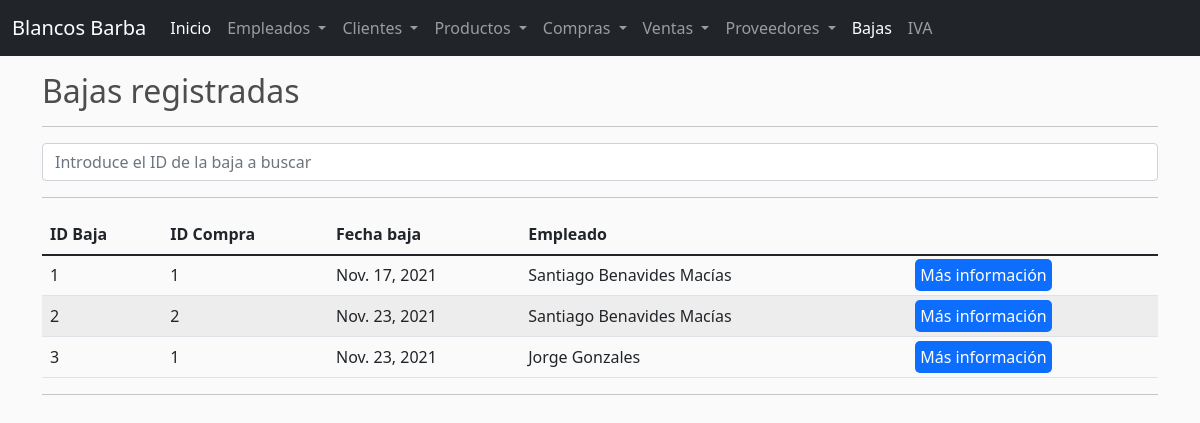
/bajas/, run on an earlier commit of the app's database.
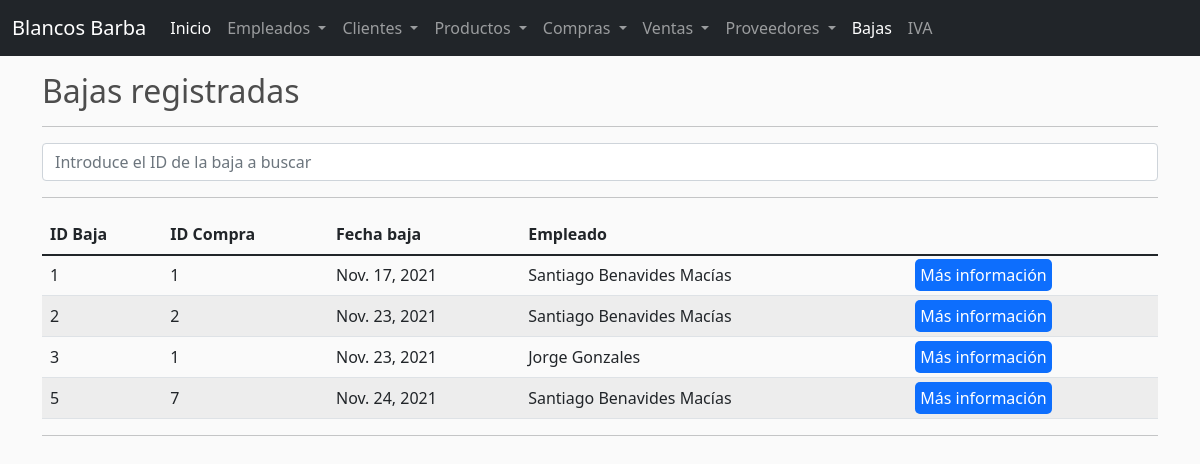
And on a later commit of the database.
### barba/models.py (models this page shows)
class Baja(models.Model):
    fechaBaja = models.DateField(null=True,blank=True)
    compra = models.ForeignKey(Compra,on_delete=models.CASCADE,null=True,blank=True)
    empleado = models.ForeignKey(Empleado,on_delete=models.CASCADE,null=True,blank=True)

class Compra(models.Model):
    fechaCompra = models.DateField(null=True,blank=True)
    proveedor = models.ForeignKey(Proveedor,on_delete=models.CASCADE,null=True,blank=True)
    empleado = models.ForeignKey(Empleado,on_delete=models.CASCADE,null=True,blank=True)

class Empleado(models.Model):
    nombre = models.CharField(max_length=50,null=True)
    apellidos = models.CharField(max_length=50,null=True)
    sueldo = models.FloatField(null=True)
    cargo = models.CharField(max_length=50,null=True)
    direccion = models.CharField(max_length=50,null=True)
    status = models.CharField(max_length=50,null=True,blank=True)
    password = models.CharField(max_length=50,null=True)
    telefono = models.CharField(max_length=50,null=True)
    def __str__(self):
        return self.nombre + ' ' + self.apellidos

### barba/views.py (the view)
# urls.py: path('bajas/',views.bajas, name='bajas'),
def bajas(request):
    if request.method == 'POST':
        if request.POST['searched'] == '':
            bajas = Baja.objects.all().exclude(fechaBaja=None)
            flag = 0
        else:
            bajas = Baja.objects.filter(pk=request.POST['searched']).exclude(fechaBaja=None)
            flag = 1 if len(bajas) > 0 else 2
    else:
        bajas = Baja.objects.all().exclude(fechaBaja=None)
        flag = 0
    context = {
        'bajas': bajas,
        'flag': flag,
    }
    return render(request, 'bajas.html', context)

### barba/templates/bajas.html (shortened to what this page needs)
{% extends 'base.html' %}
{% block content %}
<div class="container">
    <h2>Bajas registradas</h2>
    <hr>
    <form class="form-inline" method="POST" action="">
        <input class="form-control mr-sm-2" type="number" placeholder="Introduce el ID de la baja a buscar" aria-label="Search" name="searched" value="{{ searched }}">
    </form>
    <hr>
    <table class="table table-striped">
        <thead>
            <tr>
                <th scope="col">ID Baja</th>
                <th scope="col">ID Compra</th>
                <th scope="col">Fecha baja</th>
                <th scope="col">Empleado</th>
            </tr>
        </thead>
        <tbody>
            <tr>
                {% for baja in bajas %}
                    <tr>
                        <td>{{baja.id}}</td>
                        <td>{{baja.compra.id}}</td>
                        <td>{{baja.fechaBaja}}</td>
                        <td>{{baja.empleado}}</td>
                        <td><td><a style="padding: 5px; background-color: #0d6efd; border-radius: 5px; color: white; text-decoration: none;" href="/bajainfo/{{baja.id}}">Más información</a></td></td>
                    </tr>
                {% endfor %}
            </tr>
        </tbody>
    </table>
    <hr>
</div>
{% endblock %}

What changed in the data, as far as the page shows it:
now on this page (row edited): Baja: id "5", compra.id "7", fechaBaja "Nov. 24, 2021", empleado "Santiago Benavides Macías"
